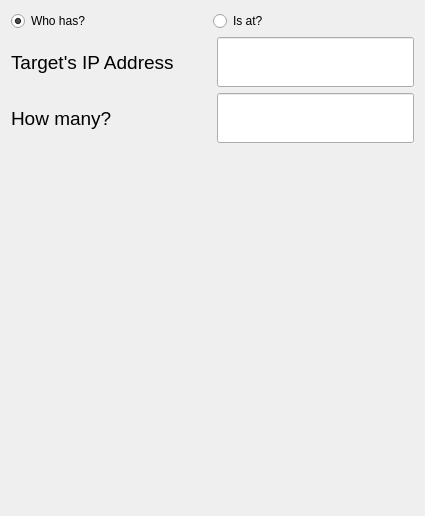
                  <widget class="QWidget" name="scrollAreaWidgetContents_4">
                   <property name="geometry">
                    <rect>
                     <x>0</x>
                     <y>0</y>
                     <width>425</width>
                     <height>516</height>
                    </rect>
                   </property>
                   <property name="styleSheet">
                    <string notr="true"/>
                   </property>
                   <layout class="QVBoxLayout" name="verticalLayout_6">
                    <item>
                     <layout class="QHBoxLayout" name="arp_type_radios">
                      <property name="spacing">
                       <number>0</number>
                      </property>
                      <property name="topMargin">
                       <number>0</number>
                      </property>
                      <item>
                       <widget class="QRadioButton" name="arp_who_has_radio">
                        <property name="sizePolicy">
                         <sizepolicy hsizetype="Preferred" vsizetype="Preferred">
                          <horstretch>0</horstretch>
                          <verstretch>0</verstretch>
                         </sizepolicy>
                        </property>
                        <property name="maximumSize">
                         <size>
                          <width>1000000</width>
                          <height>50</height>
                         </size>
                        </property>
                        <property name="text">
                         <string>Who has?</string>
                        </property>
                        <property name="checked">
                         <bool>true</bool>
                        </property>
                       </widget>
                      </item>
                      <item>
                       <widget class="QRadioButton" name="arp_is_at_radio">
                        <property name="maximumSize">
                         <size>
                          <width>300</width>
                          <height>50</height>
                         </size>
                        </property>
                        <property name="text">
                         <string>Is at?</string>
                        </property>
                       </widget>
                      </item>
                     </layout>
                    </item>
                    <item>
                     <layout class="QHBoxLayout" name="destination_ip_address_arp_layout_8">
                      <item>
                       <widget class="QLabel" name="destination_ip_address_arp_label">
                        <property name="minimumSize">
                         <size>
                          <width>200</width>
                          <height>50</height>
                         </size>
                        </property>
                        <property name="maximumSize">
                         <size>
                          <width>50</width>
                          <height>16777215</height>
                         </size>
                        </property>
                        <property name="font">
                         <font>
                          <pointsize>14</pointsize>
                         </font>
                        </property>
                        <property name="text">
                         <string>Target's IP Address</string>
                        </property>
                        <property name="wordWrap">
                         <bool>true</bool>
                        </property>
                       </widget>
                      </item>
                      <item>
                       <widget class="IPAddressInput" name="destination_ip_address_arp_input">
                        <property name="sizePolicy">
                         <sizepolicy hsizetype="Preferred" vsizetype="Preferred">
                          <horstretch>0</horstretch>
                          <verstretch>0</verstretch>
                         </sizepolicy>
                        </property>
                        <property name="minimumSize">
                         <size>
                          <width>0</width>
                          <height>50</height>
                         </size>
                        </property>
                        <property name="maximumSize">
                         <size>
                          <width>250</width>
                          <height>16777215</height>
                         </size>
                        </property>
                       </widget>
                      </item>
                     </layout>
                    </item>
                    <item>
                     <layout class="QHBoxLayout" name="number_arp_layout">
                      <item>
                       <widget class="QLabel" name="number_arp_label">
                        <property name="minimumSize">
                         <size>
                          <width>200</width>
                          <height>50</height>
                         </size>
                        </property>
                        <property name="maximumSize">
                         <size>
                          <width>50</width>
                          <height>16777215</height>
                         </size>
                        </property>
                        <property name="font">
                         <font>
                          <pointsize>14</pointsize>
                         </font>
                        </property>
                        <property name="text">
                         <string>How many?</string>
                        </property>
                        <property name="wordWrap">
                         <bool>true</bool>
                        </property>
                       </widget>
                      </item>
                      <item>
                       <widget class="IPAddressInput" name="number_arp_input">
                        <property name="sizePolicy">
                         <sizepolicy hsizetype="Preferred" vsizetype="Preferred">
                          <horstretch>0</horstretch>
                          <verstretch>0</verstretch>
                         </sizepolicy>
                        </property>
                        <property name="minimumSize">
                         <size>
                          <width>0</width>
                          <height>50</height>
                         </size>
                        </property>
                        <property name="maximumSize">
                         <size>
                          <width>250</width>
                          <height>50</height>
                         </size>
                        </property>
                       </widget>
                      </item>
                     </layout>
                    </item>
                    <item>
                     <spacer name="verticalSpacer_2">
                      <property name="orientation">
                       <enum>Qt::Vertical</enum>
                      </property>
                      <property name="sizeHint" stdset="0">
                       <size>
                        <width>20</width>
                        <height>40</height>
                       </size>
                      </property>
                     </spacer>
                    </item>
                   </layout>
                  </widget>
